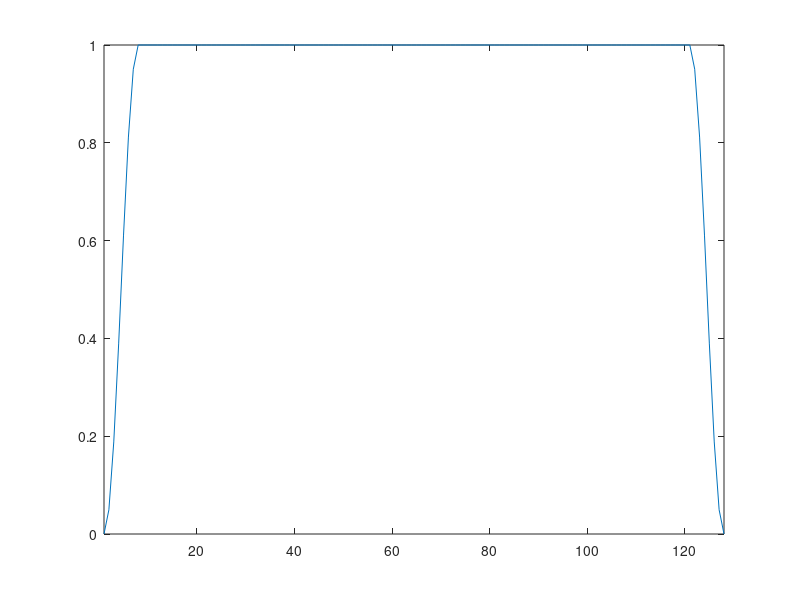

This chart was generated by the following MATLAB code:
function windowSine = Window_Raised_Frac_Sine(windowLength,taperLength,fractionalOrder,minmaxValues)

% Window_Raised_Frac_Sine: Computes smooth, short-tapered 1D window based on the power
%
% windowSine = Window_Raised_Frac_Sine(windowLength,taperLength,fractionalOrder,minmaxValues) 
%
% Input:        windowLength, taperLength  (int), fractionalOrder (double),
%               minmaxValues (scalar or 2-length array of double)
% Output:       windowSine (array of double)
% Example:
%               windowSine = Window_Raised_Frac_Sine(128,20,2,[0.1 1]);
% Uses:         
% Used in:      
% Comments:     
% Notes:
% Created:      2004/05/06
% Modified:     2006/06/13     
% Modified:     2007/02/13
%               minmaxValues added to avoid vanishing windows
%
%   Author: Laurent C. Duval, laurent.duval@ifpen.fr
%   Institution: IFP Energies nouvelles, Technology Department
%   (c) All right reserved

if nargin < 1
    % Default length is 128
    windowLength = 128;
end
if nargin < 2
    % Default taper length on both sides is approximately 1/16th of the window length
    taperLength = ceil(windowLength/16);
end
if nargin < 3
    % Default exponent for the 'cosine part' is 1, e.g. 'traditional' window
    fractionalOrder = 1;
end
if nargin < 4
    % Default window extend ranges from 0 to 1
    minmaxValues = [0 1]';
end
if (nargin == 4) & (length(minmaxValues) == 1)
    % If a scalar is given, test value with 0.5 to infer min or max value
    if minmaxValues <= 0.5
        minmaxValues = [minmaxValues 1]';
    else
        minmaxValues = [0 minmaxValues]';
    end
end

taper = (cos((0:taperLength-1)'*pi/(taperLength-1))+1)/2;
windowSine = [flipud(taper);ones(windowLength-2*taperLength,1);taper];
windowSine = windowSine.^fractionalOrder;
windowSine = (windowSine - min(windowSine))/(max(windowSine) - min(windowSine)) * (max(minmaxValues) - min(minmaxValues)) + min(minmaxValues);

if nargout < 1
    plot(windowSine);axis tight
end